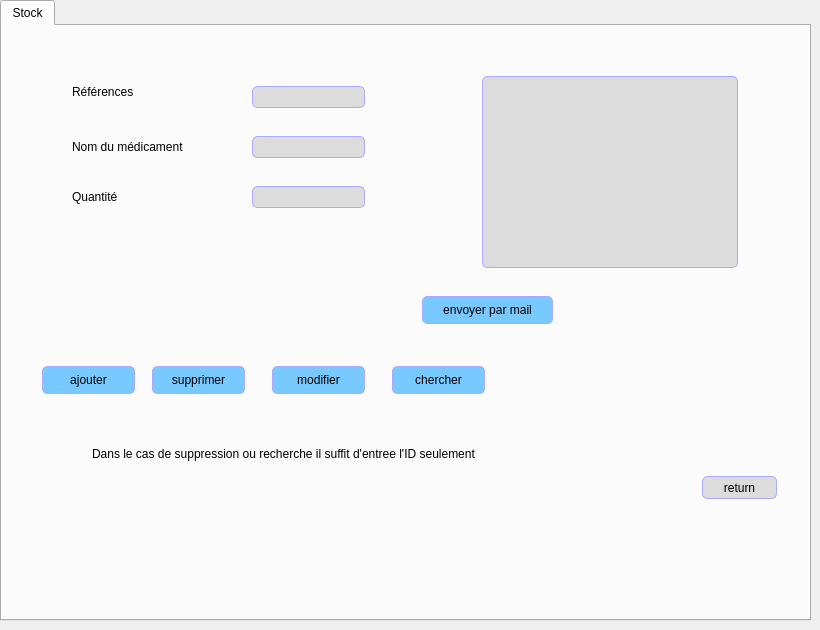
        <widget class="QWidget" name="page_19">
         <widget class="QTabWidget" name="tabWidget_13">
          <property name="geometry">
           <rect>
            <x>0</x>
            <y>0</y>
            <width>811</width>
            <height>621</height>
           </rect>
          </property>
          <widget class="QWidget" name="tab_16">
           <attribute name="title">
            <string>Stock</string>
           </attribute>
           <widget class="QPushButton" name="pushButton_31">
            <property name="geometry">
             <rect>
              <x>700</x>
              <y>450</y>
              <width>75</width>
              <height>23</height>
             </rect>
            </property>
            <property name="styleSheet">
             <string notr="true">QPushButton:checked {
    background-color: qlineargradient(spread:pad, x1:0, y1:0, x2:0, y2:1,   stop:0 rgb(120, 201, 255), stop:1 rgb(120, 0, 255))
}

QPushButton:hover {

	
	background-color: rgb(255, 0, 0);
}
QPushButton {
    background-color: rgb(220,220,220);
 border: 1px solid black;
	border-color: rgb(170, 170, 255);
     border-radius: 5px;
}</string>
            </property>
            <property name="text">
             <string>return</string>
            </property>
           </widget>
           <widget class="QLabel" name="label_21">
            <property name="geometry">
             <rect>
              <x>70</x>
              <y>160</y>
              <width>101</width>
              <height>21</height>
             </rect>
            </property>
            <property name="text">
             <string>Quantité</string>
            </property>
           </widget>
           <widget class="QLineEdit" name="lineEdit_15">
            <property name="geometry">
             <rect>
              <x>250</x>
              <y>110</y>
              <width>113</width>
              <height>22</height>
             </rect>
            </property>
            <property name="styleSheet">
             <string notr="true">background-color: rgb(220,220,220);
 border: 1px solid black;
	border-color: rgb(170, 170, 255);
     border-radius: 5px;</string>
            </property>
           </widget>
           <widget class="QLineEdit" name="lineEdit_16">
            <property name="geometry">
             <rect>
              <x>250</x>
              <y>160</y>
              <width>113</width>
              <height>22</height>
             </rect>
            </property>
            <property name="styleSheet">
             <string notr="true">background-color: rgb(220,220,220);
 border: 1px solid black;
	border-color: rgb(170, 170, 255);
     border-radius: 5px;</string>
            </property>
           </widget>
           <widget class="QPushButton" name="pushButton_52">
            <property name="geometry">
             <rect>
              <x>270</x>
              <y>340</y>
              <width>93</width>
              <height>28</height>
             </rect>
            </property>
            <property name="styleSheet">
             <string notr="true">QPushButton:checked {
    background-color: qlineargradient(spread:pad, x1:0, y1:0, x2:0, y2:1,   stop:0 rgb(120, 201, 255), stop:1 rgb(120, 0, 255))
}

QPushButton:hover {

	background-color: rgb(170, 255, 255);
}
QPushButton {
     background-color: rgb(120, 201, 255); border: 1px solid black;
	border-color: rgb(170, 170, 255);
     border-radius: 5px;
}</string>
            </property>
            <property name="text">
             <string>modifier</string>
            </property>
           </widget>
           <widget class="QPushButton" name="pushButton_50">
            <property name="geometry">
             <rect>
              <x>40</x>
              <y>340</y>
              <width>93</width>
              <height>28</height>
             </rect>
            </property>
            <property name="styleSheet">
             <string notr="true">QPushButton:checked {
    background-color: qlineargradient(spread:pad, x1:0, y1:0, x2:0, y2:1,   stop:0 rgb(120, 201, 255), stop:1 rgb(120, 0, 255))
}

QPushButton:hover {

	background-color: rgb(170, 255, 255);
}
QPushButton {
     background-color: rgb(120, 201, 255); border: 1px solid black;
	border-color: rgb(170, 170, 255);
     border-radius: 5px;
}</string>
            </property>
            <property name="text">
             <string>ajouter</string>
            </property>
           </widget>
           <widget class="QPushButton" name="pushButton_55">
            <property name="geometry">
             <rect>
              <x>420</x>
              <y>270</y>
              <width>131</width>
              <height>28</height>
             </rect>
            </property>
            <property name="styleSheet">
             <string notr="true">QPushButton:checked {
    background-color: qlineargradient(spread:pad, x1:0, y1:0, x2:0, y2:1,   stop:0 rgb(120, 201, 255), stop:1 rgb(120, 0, 255))
}

QPushButton:hover {

	background-color: rgb(170, 255, 255);
}
QPushButton {
     background-color: rgb(120, 201, 255); border: 1px solid black;
	border-color: rgb(170, 170, 255);
     border-radius: 5px;
}</string>
            </property>
            <property name="text">
             <string>envoyer par mail</string>
            </property>
           </widget>
           <widget class="QLineEdit" name="lineEdit_14">
            <property name="geometry">
             <rect>
              <x>250</x>
              <y>60</y>
              <width>113</width>
              <height>22</height>
             </rect>
            </property>
            <property name="styleSheet">
             <string notr="true">background-color: rgb(220,220,220);
 border: 1px solid black;
	border-color: rgb(170, 170, 255);
     border-radius: 5px;</string>
            </property>
           </widget>
           <widget class="QLabel" name="label_20">
            <property name="geometry">
             <rect>
              <x>70</x>
              <y>110</y>
              <width>131</width>
              <height>21</height>
             </rect>
            </property>
            <property name="text">
             <string>Nom du médicament</string>
            </property>
           </widget>
           <widget class="QPushButton" name="pushButton_51">
            <property name="geometry">
             <rect>
              <x>150</x>
              <y>340</y>
              <width>93</width>
              <height>28</height>
             </rect>
            </property>
            <property name="styleSheet">
             <string notr="true">QPushButton:checked {
    background-color: qlineargradient(spread:pad, x1:0, y1:0, x2:0, y2:1,   stop:0 rgb(120, 201, 255), stop:1 rgb(120, 0, 255))
}

QPushButton:hover {

	background-color: rgb(170, 255, 255);
}
QPushButton {
     background-color: rgb(120, 201, 255); border: 1px solid black;
	border-color: rgb(170, 170, 255);
     border-radius: 5px;
}</string>
            </property>
            <property name="text">
             <string>supprimer</string>
            </property>
           </widget>
           <widget class="QLabel" name="label_19">
            <property name="geometry">
             <rect>
              <x>70</x>
              <y>50</y>
              <width>71</width>
              <height>31</height>
             </rect>
            </property>
            <property name="text">
             <string>Références</string>
            </property>
           </widget>
           <widget class="QPushButton" name="pushButton_53">
            <property name="geometry">
             <rect>
              <x>390</x>
              <y>340</y>
              <width>93</width>
              <height>28</height>
             </rect>
            </property>
            <property name="styleSheet">
             <string notr="true">QPushButton:checked {
    background-color: qlineargradient(spread:pad, x1:0, y1:0, x2:0, y2:1,   stop:0 rgb(120, 201, 255), stop:1 rgb(120, 0, 255))
}

QPushButton:hover {

	background-color: rgb(170, 255, 255);
}
QPushButton {
     background-color: rgb(120, 201, 255); border: 1px solid black;
	border-color: rgb(170, 170, 255);
     border-radius: 5px;
}</string>
            </property>
            <property name="text">
             <string>chercher</string>
            </property>
           </widget>
           <widget class="QLabel" name="label_47">
            <property name="geometry">
             <rect>
              <x>90</x>
              <y>420</y>
              <width>451</width>
              <height>16</height>
             </rect>
            </property>
            <property name="text">
             <string>Dans le cas de suppression ou recherche il suffit d'entree l'ID seulement</string>
            </property>
           </widget>
           <widget class="QTableView" name="tableView_4">
            <property name="geometry">
             <rect>
              <x>480</x>
              <y>50</y>
              <width>256</width>
              <height>192</height>
             </rect>
            </property>
            <property name="styleSheet">
             <string notr="true">background-color: rgb(220,220,220);
 border: 1px solid black;
	border-color: rgb(170, 170, 255);
     border-radius: 5px;</string>
            </property>
           </widget>
          </widget>
         </widget>
        </widget>
